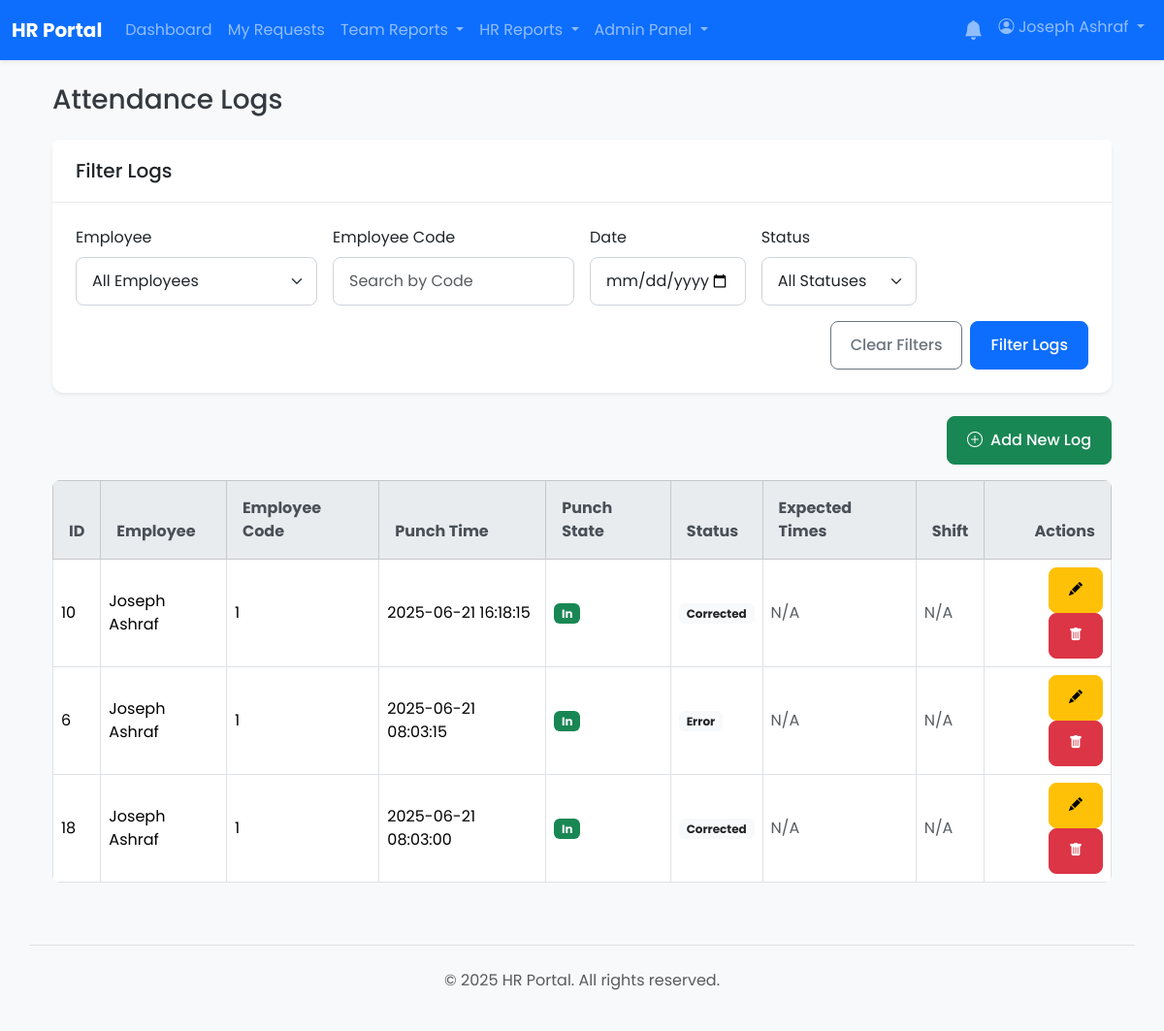
The page /admin/attendance_logs.php (signed in) on the database its author committed.
### tables this page shows
CREATE TABLE `attendance_logs` (
  `id` bigint(20) NOT NULL AUTO_INCREMENT,
  `device_id` int(11) DEFAULT NULL COMMENT 'Foreign key to devices. NULL for manual entry.',
  `employee_code` varchar(50) NOT NULL COMMENT 'The User ID from the machine',
  `punch_time` datetime NOT NULL COMMENT 'The exact date and time of the punch',
  `expected_in` time DEFAULT NULL,
  `expected_out` time DEFAULT NULL,
  `punch_state` int(11) NOT NULL COMMENT 'Standardized code: 0=Check-In, 1=Check-Out',
  `status` enum('unprocessed','corrected','error') NOT NULL DEFAULT 'unprocessed' COMMENT 'Processing status of the log entry',
  `violation_type` varchar(50) DEFAULT NULL COMMENT 'Type of violation, e.g., double_punch',
  `notes` text DEFAULT NULL COMMENT 'Notes for manual corrections or actions',
  `created_at` timestamp NOT NULL DEFAULT current_timestamp(),
  `shift_id` int(11) DEFAULT NULL COMMENT 'Foreign key to shifts table',
  PRIMARY KEY (`id`),
  UNIQUE KEY `idx_employee_punch` (`employee_code`,`punch_time`) USING BTREE,
  KEY `shift_id` (`shift_id`)
);

CREATE TABLE `users` (
  `id` int(11) NOT NULL AUTO_INCREMENT,
  `employee_code` varchar(50) DEFAULT NULL,
  `full_name` varchar(255) NOT NULL,
  `email` varchar(255) NOT NULL,
  `password` varchar(255) NOT NULL,
  `role` enum('user','manager','hr','hr_manager','admin') NOT NULL DEFAULT 'user',
  `shift_id` int(11) DEFAULT NULL,
  `department_id` int(11) DEFAULT NULL,
  `direct_manager_id` int(11) DEFAULT NULL,
  `is_active` tinyint(1) NOT NULL DEFAULT 1,
  `must_change_password` tinyint(1) NOT NULL DEFAULT 0,
  `created_at` timestamp NOT NULL DEFAULT current_timestamp(),
  `updated_at` timestamp NOT NULL DEFAULT current_timestamp() ON UPDATE current_timestamp(),
  `manager_id` int(11) DEFAULT NULL,
  PRIMARY KEY (`id`),
  UNIQUE KEY `email` (`email`),
  UNIQUE KEY `employee_code` (`employee_code`),
  KEY `department_id` (`department_id`),
  KEY `direct_manager_id` (`direct_manager_id`),
  KEY `fk_user_shift` (`shift_id`),
  KEY `fk_users_direct_manager` (`manager_id`)
);

### app/core/helpers.php (called while the page is built, shortened)
<?php
function getStatusBadgeClass($status) {
    $map = [
        'pending_manager' => 'bg-warning text-dark',
        'pending_hr' => 'bg-info text-dark',
        'approved' => 'bg-success',
        'rejected' => 'bg-danger',
        'cancelled' => 'bg-secondary',
        'pending_cancellation_hr' => 'bg-warning text-dark',
    ];
    return $map[$status] ?? 'bg-light text-dark';
}

### admin/attendance_logs.php (the view, shortened to what this page needs)
<?php
require_once __DIR__ . '/../app/bootstrap.php';
include __DIR__ . '/../app/templates/header.php';
$page = isset($_GET['page']) ? max(1, intval($_GET['page'])) : 1;
$page_size = 25;
$offset = ($page - 1) * $page_size;
$where_clauses = [];
$params = [];
$where_sql = $where_clauses ? 'WHERE ' . implode(' AND ', $where_clauses) : '';
$sql = "
    SELECT
        al.*,
        u.full_name AS user_full_name,
        s.id AS shift_id,
        s.shift_name
    FROM
        attendance_logs al
    LEFT JOIN
        users u ON al.employee_code = u.employee_code
    LEFT JOIN
        shifts s ON al.shift_id = s.id
    {$where_sql}
    ORDER BY
        al.punch_time DESC
    LIMIT {$page_size} OFFSET {$offset}
";
$stmt = $pdo->prepare($sql);
$stmt->execute($params);
$attendance_logs = $stmt->fetchAll(PDO::FETCH_ASSOC);
?>
<div class="container mt-4">
    <h1 class="h3 mb-4">Attendance Logs</h1>
    <div class="card shadow-sm mb-4">
        <div class="card-header"><h2 class="h5 mb-0">Filter Logs</h2></div>
        <div class="card-body">
            <form class="row g-3" method="get">
                <div class="col-md-3">
                    <label for="user_id" class="form-label">Employee</label>
                    <select class="form-select" id="user_id" name="user_id">
                        <option value="">All Employees</option>
                    </select>
                </div>
                <div class="col-md-3">
                    <label for="employee_code" class="form-label">Employee Code</label>
                    <input type="text" class="form-control" id="employee_code" name="employee_code" value="<?= htmlspecialchars($_GET['employee_code'] ?? '') ?>" placeholder="Search by Code">
                </div>
                <div class="col-md-2">
                    <label for="punch_date" class="form-label">Date</label>
                    <input type="date" class="form-control" id="punch_date" name="punch_date" value="<?= htmlspecialchars($_GET['punch_date'] ?? '') ?>">
                </div>
                <div class="col-md-2">
                    <label for="status" class="form-label">Status</label>
                    <select class="form-select" id="status" name="status">
                        <option value="">All Statuses</option>
                    </select>
                </div>
                <div class="col-12 d-flex justify-content-end gap-2">
                    <a href="attendance_logs.php" class="btn btn-outline-secondary">Clear Filters</a>
                    <button type="submit" class="btn btn-primary">Filter Logs</button>
                </div>
            </form>
        </div>
    </div>
    <div class="d-flex justify-content-end mb-3">
        <button class="btn btn-success" data-bs-toggle="modal" data-bs-target="#addLogModal">
            <i class="bi bi-plus-circle me-1"></i> Add New Log
        </button>
    </div>
    <div class="table-responsive">
        <table class="table table-bordered table-hover align-middle">
            <thead class="table-light">
                <tr>
                    <th>ID</th>
                    <th>Employee</th>
                    <th>Employee Code</th>
                    <th>Punch Time</th>
                    <th>Punch State</th>
                    <th>Status</th>
                    <th>Expected Times</th>
                    <th>Shift</th>
                    <th class="text-end">Actions</th>
                </tr>
            </thead>
            <tbody>
                <?php if (empty($attendance_logs)): ?>
                    <tr><td colspan="9" class="text-center text-muted">No attendance logs found matching your criteria.</td></tr>
                <?php else: ?>
                    <?php foreach ($attendance_logs as $log): ?>
                        <tr>
                            <td><?= htmlspecialchars($log['id']) ?></td>
                            <td><?= htmlspecialchars($log['user_full_name'] ?? 'N/A') ?></td>
                            <td><?= htmlspecialchars($log['employee_code']) ?></td>
                            <td><?= htmlspecialchars($log['punch_time']) ?></td>
                            <td><?= $log['punch_state'] == 0 ? '<span class="badge bg-success">In</span>' : '<span class="badge bg-secondary">Out</span>' ?></td>
                            <td>
                                <span class="badge <?= getStatusBadgeClass($log['status']) ?>">
                                    <?= htmlspecialchars(ucfirst($log['status'])) ?>
                                </span>
                            </td>
                            <td>
                                <?php if (!empty($log['expected_in']) || !empty($log['expected_out'])): ?>
                                    In: <?= htmlspecialchars($log['expected_in'] ? date('h:i A', strtotime($log['expected_in'])) : '--') ?><br>
                                    Out: <?= htmlspecialchars($log['expected_out'] ? date('h:i A', strtotime($log['expected_out'])) : '--') ?>
                                <?php else: ?>
                                    <span class="text-muted">N/A</span>
                                <?php endif; ?>
                            </td>
                            <td>
                                <?php if (!empty($log['shift_name'])): ?>
                                    <?= htmlspecialchars($log['shift_name']) ?>
                                <?php else: ?>
                                    <span class="text-muted">N/A</span>
                                <?php endif; ?>
                            </td>
                            <td class="text-end">
                                <button class="btn btn-sm btn-warning edit-log-btn"
                                        data-bs-toggle="modal" data-bs-target="#editLogModal"
                                        data-id="<?= htmlspecialchars($log['id']) ?>"
                                        data-employee-code="<?= htmlspecialchars($log['employee_code']) ?>"
                                        data-punch-time="<?= htmlspecialchars($log['punch_time']) ?>"
                                        data-punch-state="<?= htmlspecialchars($log['punch_state']) ?>"
                                        data-status="<?= htmlspecialchars($log['status']) ?>"
                                        data-shift-id="<?= htmlspecialchars($log['shift_id'] ?? '') ?>"
                                        title="Edit Log"><i class="bi bi-pencil-fill"></i></button>
                                <button class="btn btn-sm btn-danger delete-log-btn"
                                        data-id="<?= htmlspecialchars($log['id']) ?>"
                                        title="Delete Log"><i class="bi bi-trash-fill"></i></button>
                            </td>
                        </tr>
                    <?php endforeach; ?>
                <?php endif; ?>
            </tbody>
        </table>
    </div>
</div>
<?php include __DIR__ . '/../app/templates/footer.php'; ?>

### app/templates/header.php (shortened to what this page needs)
<!DOCTYPE html>
<html lang="en">
<head>
    <link href="https://cdn.jsdelivr.net/npm/bootstrap@5.3.2/dist/css/bootstrap.min.css" rel="stylesheet">
    <link rel="stylesheet" href="/css/style.css">
    <link rel="stylesheet" href="https://cdn.jsdelivr.net/npm/bootstrap-icons@1.11.3/font/bootstrap-icons.min.css">
</head>
<body class="bg-light" data-user-role="<?= htmlspecialchars($_SESSION['role'] ?? 'user') ?>">
<nav class="navbar navbar-expand-lg navbar-dark bg-primary shadow-sm">
    <div class="container-fluid">
        <a class="navbar-brand fw-bold" href="/"><?php echo htmlspecialchars(SITE_NAME); ?></a>
        <div class="collapse navbar-collapse" id="main-nav">
            <ul class="navbar-nav me-auto mb-2 mb-lg-0">
                <?php if (isset($_SESSION['user_id'])): ?>
                    <li class="nav-item"><a class="nav-link" href="/index.php">Dashboard</a></li>
                    <li class="nav-item"><a class="nav-link" href="/requests/index.php">My Requests</a></li>
                    <?php if (in_array($_SESSION['role'], ['manager', 'admin', 'hr_manager'])): ?>
                        <li class="nav-item dropdown">
                          <a class="nav-link dropdown-toggle" href="#" id="manager-reports-dropdown" role="button" data-bs-toggle="dropdown" aria-expanded="false">
                            Team Reports
                          </a>
                        </li>
                    <?php endif; ?>
                    <?php if (in_array($_SESSION['role'], ['hr', 'hr_manager', 'admin'])): ?>
                         <li class="nav-item dropdown">
                          <a class="nav-link dropdown-toggle" href="#" id="hr-reports-dropdown" role="button" data-bs-toggle="dropdown" aria-expanded="false">
                            HR Reports
                          </a>
                        </li>
                    <?php endif; ?>
                    <?php if (in_array($_SESSION['role'], ['hr_manager', 'admin'])): ?>
                        <li class="nav-item dropdown">
                            <a class="nav-link dropdown-toggle" href="#" id="admin-dropdown" role="button" data-bs-toggle="dropdown" aria-expanded="false">
                                Admin Panel
                            </a>
                        </li>
                    <?php endif; ?>
                <?php endif; ?>
            </ul>
            <ul class="navbar-nav ms-auto">
                <?php if (isset($_SESSION['user_id'])): ?>
                    <li class="nav-item dropdown">
                        <a class="nav-link" href="#" id="notification-bell" role="button" data-bs-toggle="dropdown" aria-expanded="false">
                            <i class="bi bi-bell-fill position-relative fs-5">
                            </i>
                        </a>
                    </li>
                    <li class="nav-item dropdown">
                        <a class="nav-link dropdown-toggle" href="#" role="button" data-bs-toggle="dropdown" aria-expanded="false">
                            <i class="bi bi-person-circle"></i> <?php echo htmlspecialchars($_SESSION['full_name']); ?>
                        </a>
                    </li>
                <?php else: ?>
                    <li class="nav-item"><a class="nav-link" href="/login.php">Login</a></li>
                <?php endif; ?>
            </ul>
        </div>
    </div>
</nav>
<main class="container mt-4">

### app/templates/footer.php (shortened to what this page needs)
</main>
<footer class="container mt-5 py-4 border-top">
    <div class="text-center text-muted">
        <p>&copy; <?php echo date('Y'); ?> <?php echo htmlspecialchars(SITE_NAME); ?>. All rights reserved.</p>
    </div>
</footer>
</body>
</html>

### css/style.css (style rules this page uses)
* { box-sizing: border-box; }
html, body { height: 100%; margin: 0; padding: 0; }
body { font-family: 'Poppins', sans-serif; background-color: #f0f2f5; color: #343a40; }
a { color: #007bff; text-decoration: none; transition: color 0.2s ease-in-out; }
.card { border: none; border-radius: 0.75rem; box-shadow: 0 4px 12px rgba(0, 0, 0, 0.08); }
.card-header { background-color: #ffffff; border-bottom: 1px solid rgba(0, 0, 0, 0.08); font-weight: 600; padding: 1.25rem 1.5rem; border-top-left-radius: 0.75rem; border-top-right-radius: 0.75rem; }
.card-body { padding: 1.5rem; }
.form-control, .form-select { border-radius: 0.5rem; border: 1px solid #ced4da; padding: 0.75rem 1rem; }
.btn { border-radius: 0.5rem; font-weight: 500; padding: 0.75rem 1.25rem; }
.table { border-radius: 0.5rem; overflow: hidden; }
.table thead th { background-color: #e9ecef; color: #495057; border-bottom: none; padding: 1rem; }

### rows shown on the page
attendance_logs: id "10", employee_code.full_name "Joseph Ashraf", employee_code "1", punch_time "2025-06-21 16:18:15", punch_state "In", status "Corrected"
attendance_logs: id "6", employee_code.full_name "Joseph Ashraf", employee_code "1", punch_time "2025-06-21 08:03:15", punch_state "In", status "Error"
attendance_logs: id "18", employee_code.full_name "Joseph Ashraf", employee_code "1", punch_time "2025-06-21 08:03:00", punch_state "In", status "Corrected", shows "N/A"

### other values the page prints
SITE_NAME "HR Portal"
$_SESSION['full_name'] "Joseph Ashraf"
